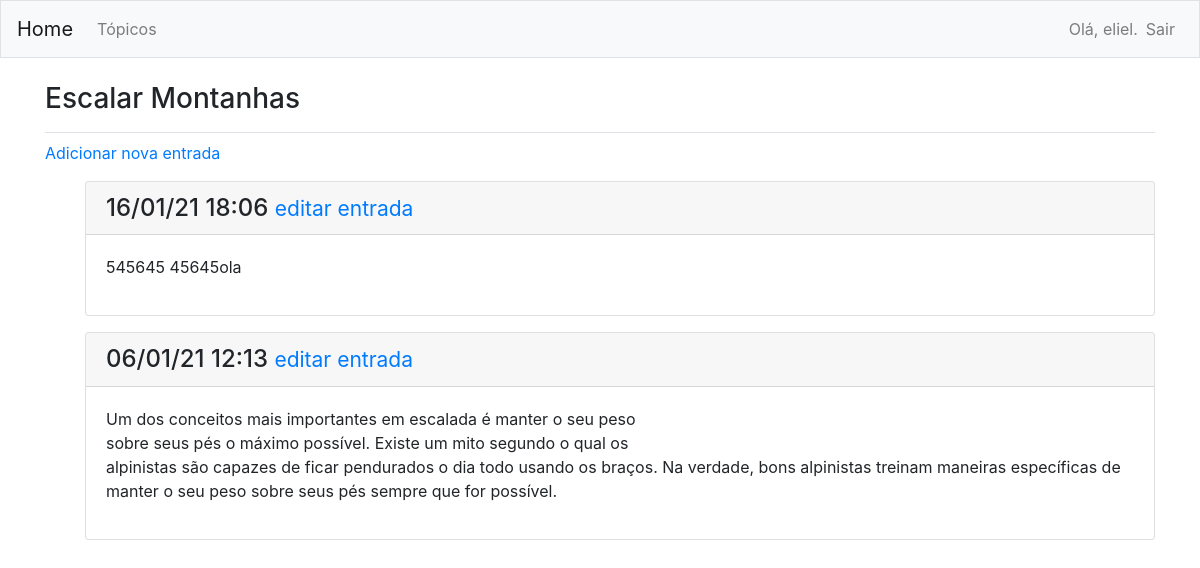
The page /topics/2/ (signed in) on the database its author committed.
### learning_logs/models.py (models this page shows, shortened)
class Topic(models.Model):
	text = models.CharField(max_length=200, verbose_name='assunto')
	date_added = models.DateTimeField(auto_now_add=True, verbose_name='Data')
	owner = models.ForeignKey(User, on_delete=models.CASCADE, verbose_name='autor')
	class Meta:
		verbose_name_plural = 'tópicos'
	def __str__(self):
		return self.text

class Entry(models.Model):
	topic = models.ForeignKey(Topic, on_delete=models.CASCADE, verbose_name='tópico')
	text = models.TextField(verbose_name='comentários')
	date_added = models.DateTimeField(auto_now_add=True, verbose_name='data')
	class Meta:
		verbose_name_plural = 'entradas'

### learning_logs/views.py (the view)
# urls.py: path('topics/<topic_id>/', views.topic, name='topic'),
@login_required
def topic(request, topic_id):
    topic = Topic.objects.get(id=topic_id)
    if topic.owner != request.user:
        raise Http404
    entries = topic.entry_set.order_by('-date_added')
    context = {'topic': topic, 'entries': entries}
    return render(request, 'learning_logs/topic.html', context)

### learning_logs/templates/learning_logs/topic.html
{% extends 'learning_logs/base.html' %}
{% block page_header %}
	<h3>{{ topic }}</h3>
{% endblock page_header %}
{% block content %}
	<p>
		<a href="{% url 'learning_logs:new_entry' topic.id %}"> Adicionar nova entrada</a>
	</p>
	<ul>
	{% for entry in entries %}
		<div class="card mb-3">
		<h4 class="card-header">
			{{ entry.date_added|date:'d/m/y H:i' }}
			<small><a href="{% url 'learning_logs:edit_entry' entry.id %}">
				editar entrada</a></small>
		</h4>
		<div class="card-body">
			{{ entry.text|linebreaks }}
		</div>
		</div>
	{% empty %}
		<p>Não há nenhum comentário sobre este assunto ainda.</p>
	{% endfor %}
{% endblock content %}

### learning_logs/templates/learning_logs/base.html (shortened to what this page needs)
{% load bootstrap4 %}
<!DOCTYPE html>
<html lang="pt-br">
<head>
  {% bootstrap_css %}
</head>
<body>
  <nav class="navbar navbar-expand-md navbar-light bg-light mb-4 border">
    <a class="navbar-brand" href="{% url 'learning_logs:index'%}">
        Home</a>
    <div class="collapse navbar-collapse" id="navbarCollapse">
      <ul class="navbar-nav mr-auto">
        <li class="nav-item">
          <a class="nav-link" href="{% url 'learning_logs:topics'%}">
              Tópicos</a></li>
      </ul>
      <ul class="navbar-nav ml-auto">
        {% if user.is_authenticated %}
          <li class="nav-item">
            <span class="navbar-text"}">Olá, {{ user.username }}.</span>
          </li>
          <li class="nav-item">
            <a class="nav-link" href="{% url 'users:logout' %}">Sair</a>
          </li>
        {% else %}
          <li class="nav-item">
            <a class="nav-link" href="{% url 'users:register' %}">Criar conta</a>
          </li>
          <li class="nav-item">
            <a class="nav-link" href="{% url 'users:login' %}">Logar</a></li>
        {% endif %}
      </ul>
    </div>
  </nav>
  <main role="main" class="container">
    <div class="pb-2 mb-2 border-bottom">
      {% block page_header %}{% endblock page_header %}
    </div>
    <div>
      {% block content %}{% endblock content %}
    </div>
  </main>
</body>
</html>

### rows shown on the page
Topic: text "Escalar Montanhas"
Entry: date_added "16/01/21 18:06", text "545645 45645ola"
Entry: date_added "06/01/21 12:13", text "Um dos conceitos mais importantes em escalada é manter o seu peso sobre seus pés o máximo possível. Existe um mito segundo o qual os alpinistas são capazes de ficar pendurados o dia todo usando os braços. Na verdade, bons alpinistas treinam maneiras específicas de manter o seu peso sobre seus pés sempre que for possível."

### other values the page prints
{{ user.username }} "eliel"
